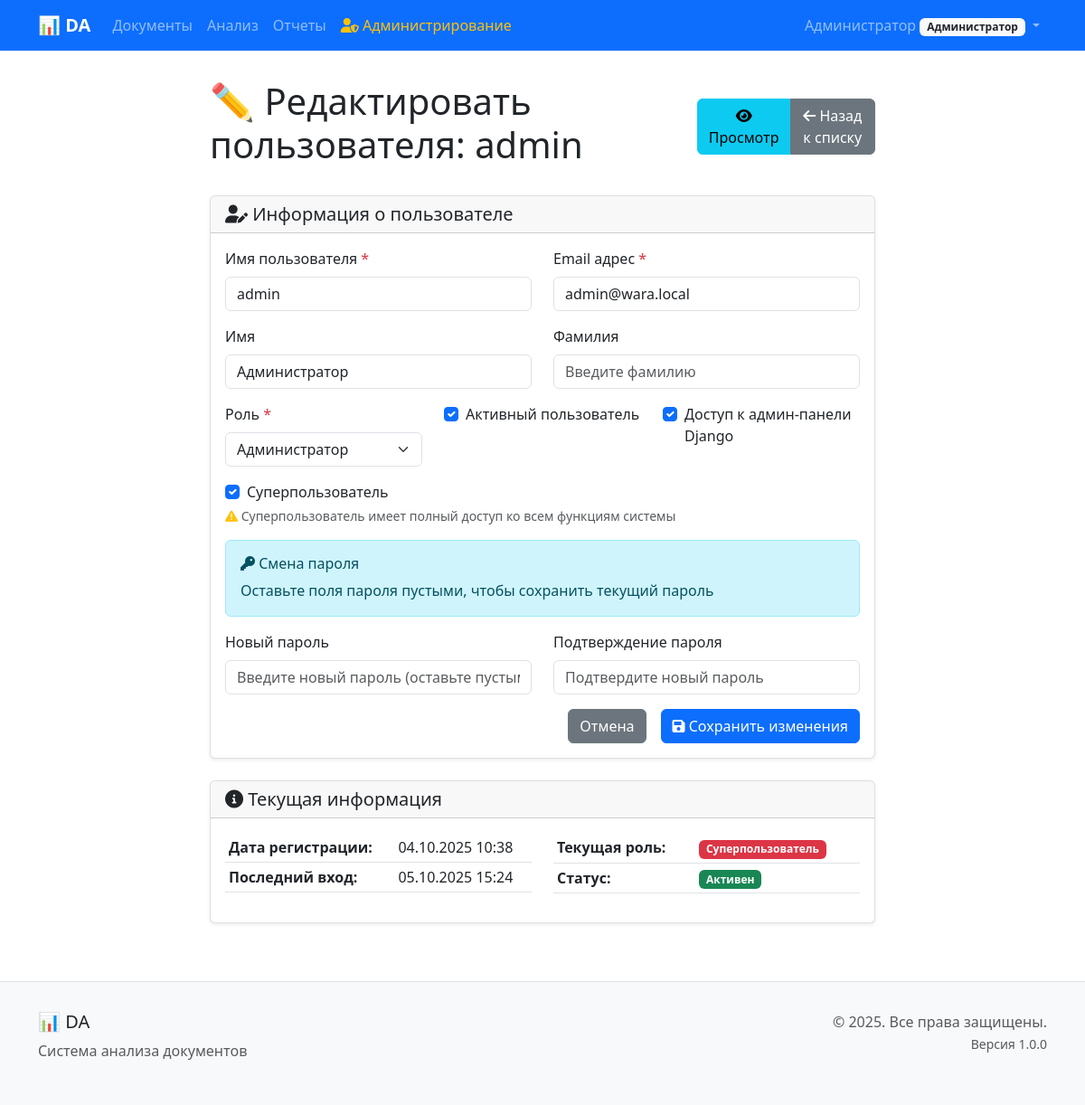
The app's page /users/admin/1/edit/ (signed in), older data.
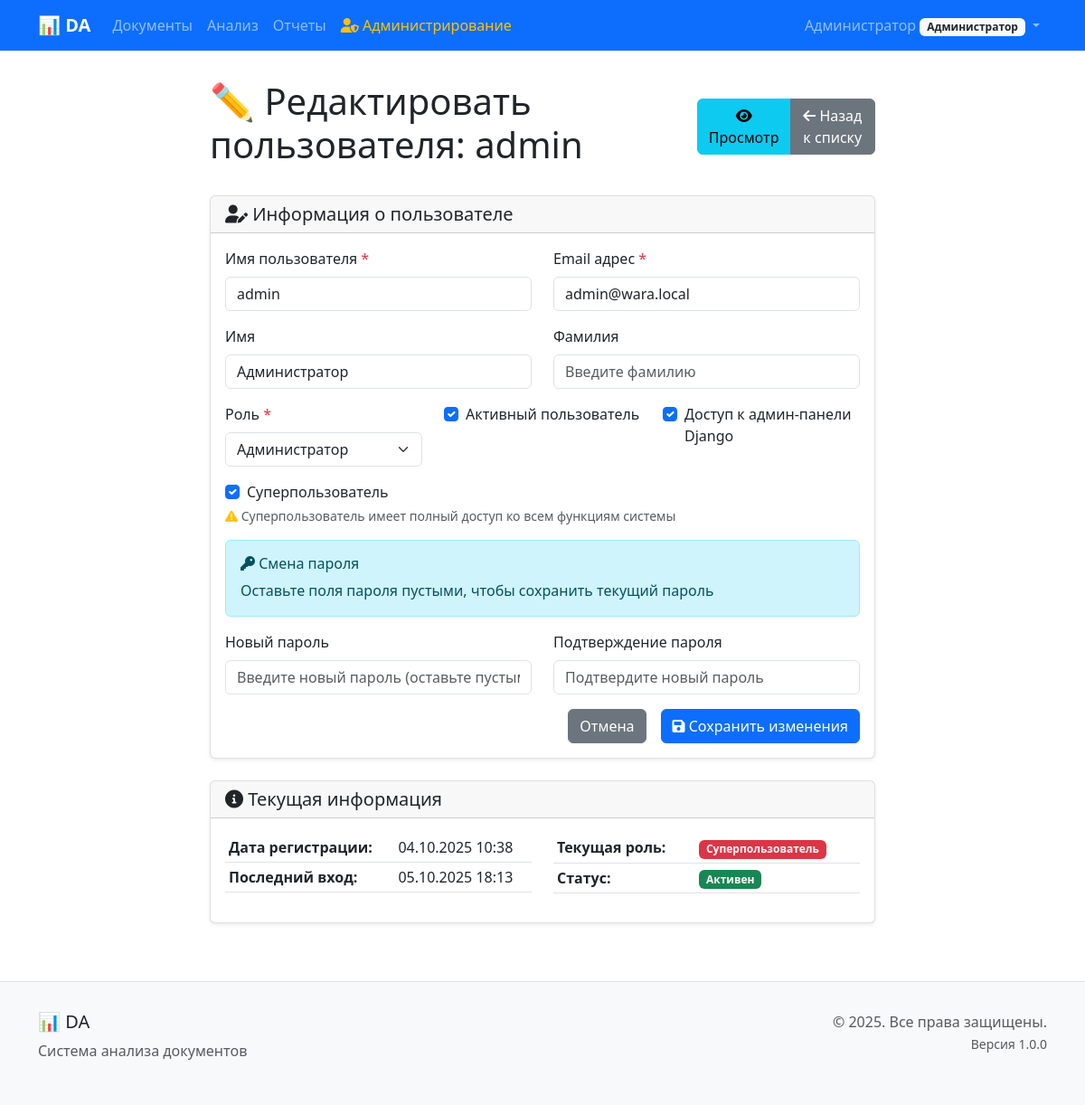
The same page, newer data.
### users/models.py (models this page shows, shortened)
class User(AbstractUser):
    ROLE_CHOICES = [
        ('admin', 'Администратор'),
        ('manager', 'Руководитель'),
        ('viewer', 'Наблюдатель'),
    ]
    role = models.CharField(
        max_length=20,
        choices=ROLE_CHOICES,
        default='viewer',
        verbose_name='Роль'
    )
    department = models.CharField(
        max_length=100,
        blank=True,
        verbose_name='Отдел'
    )
    phone = models.CharField(
        max_length=20,
        blank=True,
        verbose_name='Телефон'
    )
    notification_settings = models.JSONField(
        default=dict,
        blank=True,
        verbose_name='Настройки уведомлений'
    )
    created_at = models.DateTimeField(
        auto_now_add=True,
        verbose_name='Дата создания'
    )
    updated_at = models.DateTimeField(
        auto_now=True,
        verbose_name='Дата обновления'
    )
    class Meta:
        verbose_name = 'Пользователь'
        verbose_name_plural = 'Пользователи'
        ordering = ['username']

### users/admin_views.py (the view, shortened to what this page needs)
# urls.py: path('admin/<int:pk>/edit/', admin_views.AdminUserEditView.as_view(), name='admin_edit'),
class AdminUserEditView(AdminRequiredMixin, UpdateView):
    model = User
    form_class = AdminUserEditForm
    template_name = 'users/admin/user_edit.html'
    context_object_name = 'user_obj'
    def get_object(self):
        return get_object_or_404(User, pk=self.kwargs['pk'])

### users/admin_views.py (called while the page is built)
    def test_func(self):
        return self.request.user.is_authenticated and (
            self.request.user.is_superuser or
            self.request.user.role == 'admin'
        )

### templates/users/admin/user_edit.html (shortened to what the changed rows need)
{% extends 'base/base.html' %}
{% block content %}
<div class="row justify-content-center">
    <div class="col-md-8">
        <div class="d-flex justify-content-between align-items-center mb-4">
            <h1>✏️ Редактировать пользователя: {{ user_obj.username }}</h1>
            <div class="btn-group" role="group">
                <a href="{% url 'users:admin_detail' user_obj.pk %}" class="btn btn-info">
                </a>
                <a href="{% url 'users:admin_list' %}" class="btn btn-secondary">
                </a>
            </div>
        </div>
        <div class="card">
            <div class="card-body">
                <form method="post">
                    <div class="row">
                        <div class="col-md-6">
                            <div class="mb-3">
                                <label for="{{ form.username.id_for_label }}" class="form-label">
                                    {{ form.username.label }}
                                    <span class="text-danger">*</span>
                                </label>
                                {{ form.username }}
                            </div>
                        </div>
                        <div class="col-md-6">
                            <div class="mb-3">
                                <label for="{{ form.email.id_for_label }}" class="form-label">
                                    {{ form.email.label }}
                                    <span class="text-danger">*</span>
                                </label>
                                {{ form.email }}
                            </div>
                        </div>
                    </div>
                    <div class="row">
                        <div class="col-md-6">
                            <div class="mb-3">
                                <label for="{{ form.first_name.id_for_label }}" class="form-label">
                                    {{ form.first_name.label }}
                                </label>
                                {{ form.first_name }}
                            </div>
                        </div>
                        <div class="col-md-6">
                            <div class="mb-3">
                                <label for="{{ form.last_name.id_for_label }}" class="form-label">
                                    {{ form.last_name.label }}
                                </label>
                                {{ form.last_name }}
                            </div>
                        </div>
                    </div>
                    <div class="row">
                        <div class="col-md-4">
                            <div class="mb-3">
                                <label for="{{ form.role.id_for_label }}" class="form-label">
                                    {{ form.role.label }}
                                    <span class="text-danger">*</span>
                                </label>
                                {{ form.role }}
                            </div>
                        </div>
                        <div class="col-md-4">
                            <div class="mb-3">
                                <div class="form-check">
                                    {{ form.is_active }}
                                    <label for="{{ form.is_active.id_for_label }}" class="form-check-label">
                                        {{ form.is_active.label }}
                                    </label>
                                </div>
                            </div>
                        </div>
                        <div class="col-md-4">
                            <div class="mb-3">
                                <div class="form-check">
                                    {{ form.is_staff }}
                                    <label for="{{ form.is_staff.id_for_label }}" class="form-check-label">
                                        {{ form.is_staff.label }}
                                    </label>
                                </div>
                            </div>
                        </div>
                    </div>
                    <div class="row">
                        <div class="col-md-12">
                            <div class="mb-3">
                                <div class="form-check">
                                    {{ form.is_superuser }}
                                    <label for="{{ form.is_superuser.id_for_label }}" class="form-check-label">
                                        {{ form.is_superuser.label }}
                                    </label>
                                </div>
                            </div>
                        </div>
                    </div>
                </form>
            </div>
        </div>
        <div class="card mt-4">
            <div class="card-body">
                <div class="row">
                    <div class="col-md-6">
                        <table class="table table-sm">
                            <tr>
                                <td><strong>Дата регистрации:</strong></td>
                                <td>{{ user_obj.date_joined|date:"d.m.Y H:i" }}</td>
                            </tr>
                            <tr>
                                <td><strong>Последний вход:</strong></td>
                                <td>
                                    {% if user_obj.last_login %}
                                        {{ user_obj.last_login|date:"d.m.Y H:i" }}
                                    {% else %}
                                        <span class="text-muted">Никогда</span>
                                    {% endif %}
                                </td>
                            </tr>
                        </table>
                    </div>
                </div>
            </div>
        </div>
    </div>
</div>
{% endblock %}

### templates/base/base.html (shortened to what this page needs)
<!DOCTYPE html>
<html lang="ru">
<head>
    <link href="https://cdn.jsdelivr.net/npm/bootstrap@5.3.0/dist/css/bootstrap.min.css" rel="stylesheet">
    <link href="https://cdnjs.cloudflare.com/ajax/libs/font-awesome/6.0.0/css/all.min.css" rel="stylesheet">
</head>
<body>
    <nav class="navbar navbar-expand-lg navbar-dark bg-primary">
        <div class="container">
            <a class="navbar-brand" href="{% url 'documents:list' %}">
                {{ app_name|default:"📊 Анализатор документов" }}
            </a>
            <div class="collapse navbar-collapse" id="navbarNav">
                <ul class="navbar-nav me-auto">
                    <li class="nav-item">
                        <a class="nav-link" href="{% url 'documents:list' %}">Документы</a>
                    </li>
                    <li class="nav-item">
                        <a class="nav-link" href="{% url 'analysis:list' %}">Анализ</a>
                    </li>
                    <li class="nav-item">
                        <a class="nav-link" href="{% url 'reports:list' %}">Отчеты</a>
                    </li>
                    {% if user.is_authenticated and user.is_superuser or user.role == 'admin' %}
                        <li class="nav-item">
                            <a class="nav-link text-warning" href="{% url 'users:admin_list' %}">
                                <i class="fas fa-user-shield"></i> Администрирование
                            </a>
                        </li>
                    {% endif %}
                </ul>
                <ul class="navbar-nav">
                    {% if user.is_authenticated %}
                        <li class="nav-item dropdown">
                            <a class="nav-link dropdown-toggle" href="#" role="button" data-bs-toggle="dropdown">
                                {{ user.get_full_name|default:user.username }}
                                <span class="badge bg-light text-dark">{{ user.get_role_display }}</span>
                            </a>
                        </li>
                    {% else %}
                        <li class="nav-item">
                            <a class="nav-link" href="{% url 'users:login' %}">Войти</a>
                        </li>
                    {% endif %}
                </ul>
            </div>
        </div>
    </nav>
    <div class="container main-content">
        {% block content %}{% endblock %}
    </div>
    <footer class="footer">
        <div class="container">
            <div class="row">
                <div class="col-md-6">
                    <h5>{{ app_name|default:"📊 Анализатор документов" }}</h5>
                    <p class="text-muted">{{ app_description|default:"Система анализа документов" }}</p>
                </div>
                <div class="col-md-6 text-md-end">
                    <p class="text-muted">
                        &copy; 2025. Все права защищены.<br>
                        <small>Версия 1.0.0</small>
                    </p>
                </div>
            </div>
        </div>
    </footer>
</body>
</html>

Row changes from the older to the newer data that the page shows:
changed User "admin": last_login "05.10.2025 15:24" → "05.10.2025 18:13"
